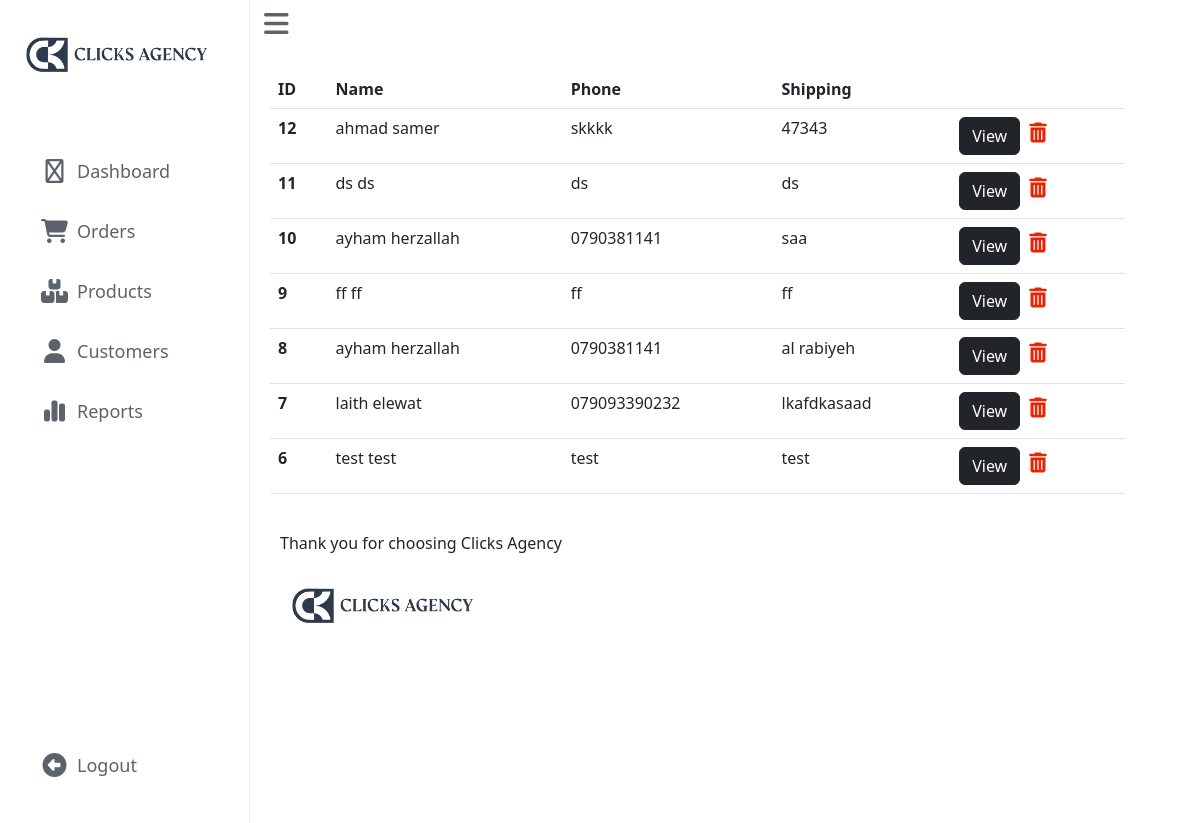
Screenshot of /dashboard/orders/ (signed in) with the database file from the repository.
### cart/models.py (models this page shows, shortened)
class order(models.Model):
    fName = models.CharField(max_length=255)
    lName = models.CharField(max_length=255)
    phone = models.CharField(max_length=255)
    shipping = models.CharField(max_length=255)
    cart = models.ForeignKey(cart,on_delete=models.CASCADE)
    customer = models.ForeignKey(customer,on_delete=models.CASCADE,null=True)
    created_at = models.DateTimeField(auto_now_add=True)

### dashboard/views.py (the view)
# urls.py: path('orders/', views.orders, name='orders'),
@login_required
def orders(request):
    orders = models.order.objects.all().order_by('-created_at')
    carts = models.cart.objects.all()
    orderItems = models.orderItem.objects.all()
    context = {
        'orders':orders,
        'carts':carts,
        'orderItem':orderItems
    }
    return render(request,'orders.html', context)

### templates/orders.html
{% extends 'layout/dashboard.html' %}
{% block content %}
<div style="width: calc(100% - 95px)">
 <table style="margin-top: 70px; margin-left: 20px" class="table">
    <thead>
        <tr>
          <th scope="col">ID</th>
          <th scope="col">Name</th>
          <th scope="col">Phone</th>
          <th scope="col">Shipping</th>
          <th scope="col"></th>
        </tr>
    </thead>
    <tbody>
    {% for order in orders %}
        <tr style="width: calc(100% - 250px);">
            <th scope="row">{{ order.id }}</th>
            <td>{{ order.fName }} {{ order.lName }}</td>
            <td>{{ order.phone }}</td>
            <td>{{ order.shipping }}</td>
            <td>
                <a href="{% url 'singleorder' order.id %}" class="btn btn-dark">View</a>
                <a href="{% url 'deleteOrder' order.id %}"><i class="fa-sharp fa-solid fa-trash-can" style="color: #e82405; font-size: 20px; padding-left: 5px"></i></a>
            </td>
        </tr>
    {% endfor %}
    </tbody>
</table>
</div>
{% endblock %}

### home/static/css/dashboard.css (style rules this page uses)
body { min-height: 100vh; background-color: #ffffff; }

### rows the page displays
order: id "12", fName "ahmad", lName "samer", phone "skkkk", shipping "47343"
order: id "11", fName "ds", lName "ds", phone "ds", shipping "ds"
order: id "10", fName "ayham", lName "herzallah", phone "0790381141", shipping "saa"
order: id "9", fName "ff", lName "ff", phone "ff", shipping "ff"
order: id "8", fName "ayham", lName "herzallah", phone "0790381141", shipping "al rabiyeh"
order: id "7", fName "laith", lName "elewat", phone "079093390232", shipping "lkafdkasaad"
order: id "6", fName "test", lName "test", phone "test", shipping "test"
